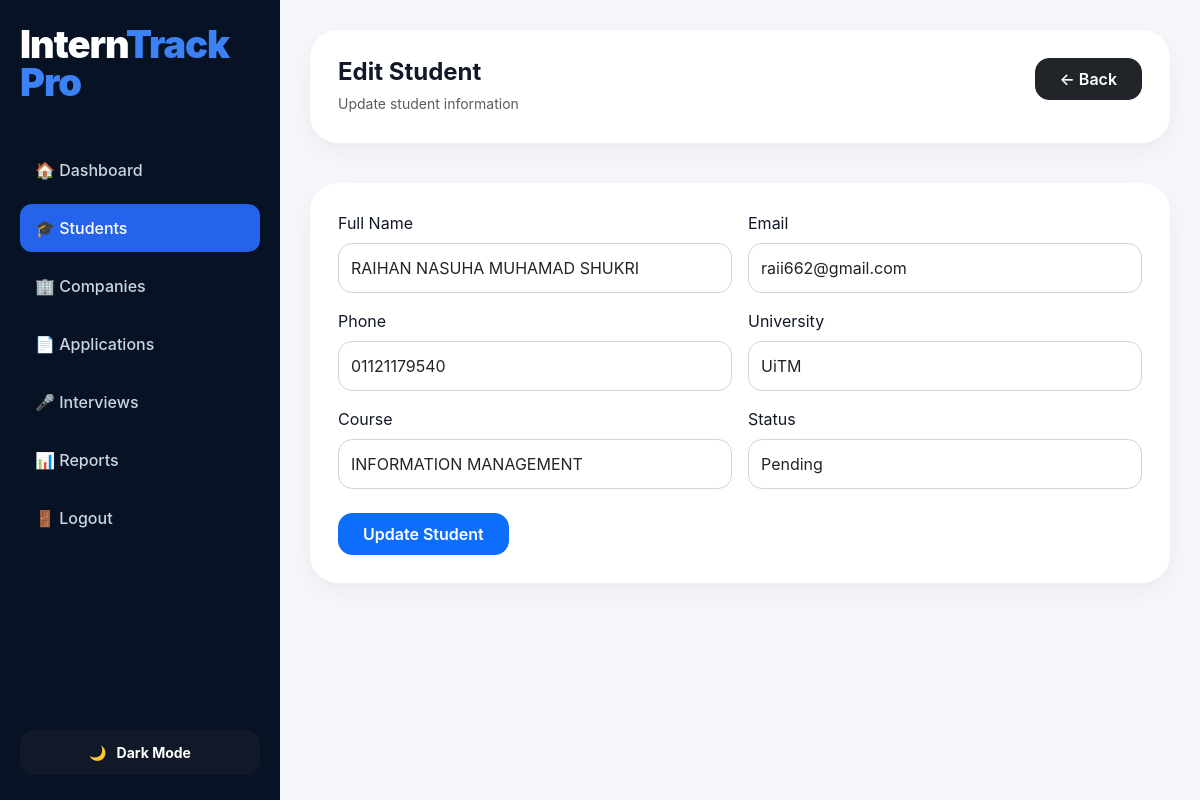
The app's page /edit_student.php?id=8 (signed in) with its own data.
### tables this page shows
CREATE TABLE `students` (
  `id` int(11) NOT NULL,
  `full_name` varchar(100) NOT NULL,
  `email` varchar(100) NOT NULL,
  `phone` varchar(20) NOT NULL,
  `university` varchar(100) NOT NULL,
  `course` varchar(100) NOT NULL,
  `internship_status` varchar(50) NOT NULL,
  `created_at` timestamp NOT NULL DEFAULT current_timestamp()
);

### edit_student.php (the view, shortened to what this page needs)
<?php
include "config/db.php";
$id = $_GET['id'];
$get = mysqli_query($conn, "SELECT * FROM students WHERE id='$id'");
$row = mysqli_fetch_assoc($get);
?>
<!DOCTYPE html>
<html lang="en">
<head>
<link href="https://cdn.jsdelivr.net/npm/bootstrap@5.3.3/dist/css/bootstrap.min.css" rel="stylesheet">
<link rel="stylesheet" href="assets/css/sidebar.css">
<link rel="stylesheet" href="assets/css/dashboard.css">
</head>
<body>
<?php include "includes/sidebar.php"; ?>
<div class="main-content">
    <div class="topbar box">
        <div>
            <h4 class="fw-bold mb-1">Edit Student</h4>
            <small class="text-muted">Update student information</small>
        </div>
        <a href="students.php" class="btn btn-dark px-4 py-2">
            ← Back
        </a>
    </div>
    <div class="box mt-4">
        <form method="POST">
            <div class="row g-3">
                <div class="col-md-6">
                    <label class="form-label">Full Name</label>
                    <input type="text" name="full_name" class="form-control"
                           value="<?php echo htmlspecialchars($row['full_name']); ?>" required>
                </div>
                <div class="col-md-6">
                    <label class="form-label">Email</label>
                    <input type="email" name="email" class="form-control"
                           value="<?php echo htmlspecialchars($row['email']); ?>" required>
                </div>
                <div class="col-md-6">
                    <label class="form-label">Phone</label>
                    <input type="text" name="phone" class="form-control"
                           value="<?php echo htmlspecialchars($row['phone']); ?>" required>
                </div>
                <div class="col-md-6">
                    <label class="form-label">University</label>
                    <input type="text" name="university" class="form-control"
                           value="<?php echo htmlspecialchars($row['university']); ?>" required>
                </div>
                <div class="col-md-6">
                    <label class="form-label">Course</label>
                    <input type="text" name="course" class="form-control"
                           value="<?php echo htmlspecialchars($row['course']); ?>" required>
                </div>
                <div class="col-md-6">
                    <label class="form-label">Status</label>
                    <select name="internship_status" class="form-control">
                        <option value="Pending" <?php if($row['internship_status']=="Pending") echo "selected"; ?>>
                            Pending
                        </option>
                    </select>
                </div>
            </div>
            <div class="mt-4">
                <button type="submit" name="update_student" class="btn btn-primary px-4 py-2">
                    Update Student
                </button>
            </div>
        </form>
    </div>
</div>
</body>
</html>

### assets/css/dashboard.css (style rules this page uses)
html, body { max-width: 100%; overflow-x: hidden; }
body { font-family: 'Inter', sans-serif; background: #f4f6fb; margin: 0; color: #111827; transition: all 0.3s ease; }
body, .sidebar, .topbar, .box, .card-box, .card, .card-body, .main-content, .table, .form-control, input, select, textarea { transition: all 0.3s ease; }
.main-content { margin-left: 280px; padding: 30px; background: #f5f7fb; min-height: 100vh; }
.topbar { display: flex; justify-content: space-between; align-items: flex-start; margin-bottom: 40px; }
.box { background: #ffffff; border-radius: 28px; padding: 28px; box-shadow: 0 8px 25px rgba(0, 0, 0, 0.05); }
.form-control, input, select, textarea { border-radius: 14px; padding: 12px; border: 1px solid #d1d5db; outline: none; }
.btn { border-radius: 14px; font-weight: 600; }

### records on screen
students: full_name "RAIHAN NASUHA MUHAMAD SHUKRI", email "raii662@gmail.com", phone "01121179540", university "UiTM", course "INFORMATION MANAGEMENT", internship_status "Pending"
